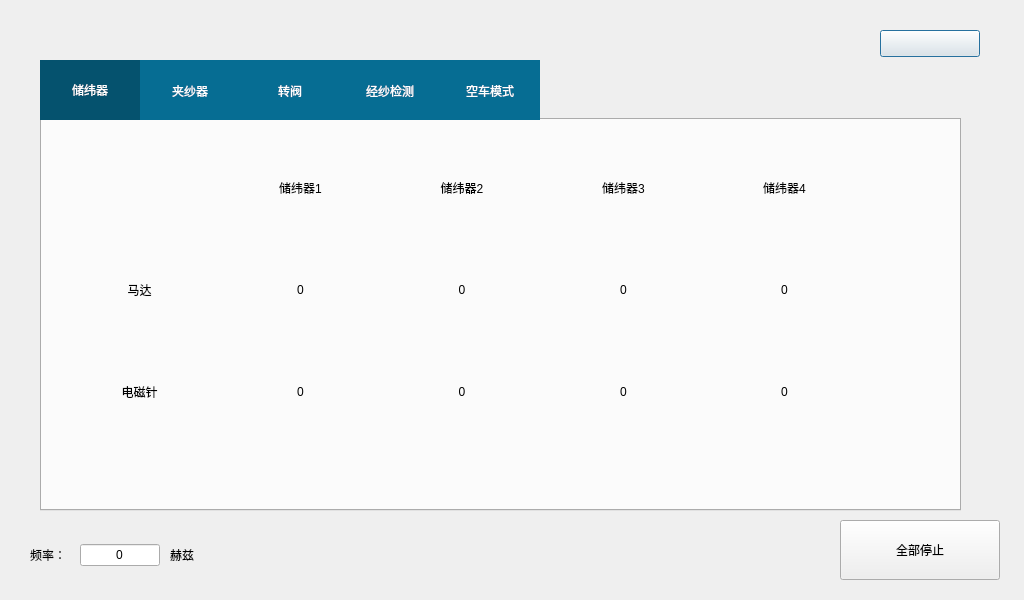
<?xml version="1.0" encoding="UTF-8"?>
<ui version="4.0">
 <class>TestFunction</class>
 <widget class="QDialog" name="TestFunction">
  <property name="geometry">
   <rect>
    <x>0</x>
    <y>0</y>
    <width>1024</width>
    <height>600</height>
   </rect>
  </property>
  <property name="windowTitle">
   <string>Dialog</string>
  </property>
  <widget class="QPushButton" name="pb_back">
   <property name="geometry">
    <rect>
     <x>880</x>
     <y>30</y>
     <width>100</width>
     <height>27</height>
    </rect>
   </property>
   <property name="text">
    <string/>
   </property>
  </widget>
  <widget class="QTabWidget" name="tabWidget">
   <property name="geometry">
    <rect>
     <x>40</x>
     <y>60</y>
     <width>921</width>
     <height>451</height>
    </rect>
   </property>
   <property name="styleSheet">
    <string notr="true">QTabBar::tab{min-height:60px;min-width:100px}
QTabBar::tab{background-color:#066d93;color:white}
QTabBar::tab::selected{background-color:#05526e;color:white}</string>
   </property>
   <property name="currentIndex">
    <number>0</number>
   </property>
   <widget class="QWidget" name="tab_1">
    <attribute name="title">
     <string>储纬器</string>
    </attribute>
    <widget class="QWidget" name="widget_t1" native="true">
     <property name="geometry">
      <rect>
       <x>20</x>
       <y>20</y>
       <width>800</width>
       <height>300</height>
      </rect>
     </property>
     <layout class="QGridLayout" name="gridLayout">
      <item row="0" column="1">
       <widget class="QLabel" name="label_3">
        <property name="text">
         <string>储纬器1</string>
        </property>
        <property name="alignment">
         <set>Qt::AlignCenter</set>
        </property>
       </widget>
      </item>
      <item row="0" column="2">
       <widget class="QLabel" name="label_4">
        <property name="text">
         <string>储纬器2</string>
        </property>
        <property name="alignment">
         <set>Qt::AlignCenter</set>
        </property>
       </widget>
      </item>
      <item row="0" column="3">
       <widget class="QLabel" name="label_5">
        <property name="text">
         <string>储纬器3</string>
        </property>
        <property name="alignment">
         <set>Qt::AlignCenter</set>
        </property>
       </widget>
      </item>
      <item row="0" column="4">
       <widget class="QLabel" name="label_6">
        <property name="text">
         <string>储纬器4</string>
        </property>
        <property name="alignment">
         <set>Qt::AlignCenter</set>
        </property>
       </widget>
      </item>
      <item row="1" column="0">
       <widget class="QLabel" name="label_7">
        <property name="text">
         <string>马达</string>
        </property>
        <property name="alignment">
         <set>Qt::AlignCenter</set>
        </property>
       </widget>
      </item>
      <item row="2" column="0">
       <widget class="QLabel" name="label_8">
        <property name="text">
         <string>电磁针</string>
        </property>
        <property name="alignment">
         <set>Qt::AlignCenter</set>
        </property>
       </widget>
      </item>
      <item row="1" column="1">
       <widget class="QLabel" name="label_111">
        <property name="text">
         <string>0</string>
        </property>
        <property name="alignment">
         <set>Qt::AlignCenter</set>
        </property>
       </widget>
      </item>
      <item row="1" column="2">
       <widget class="QLabel" name="label_121">
        <property name="text">
         <string>0</string>
        </property>
        <property name="alignment">
         <set>Qt::AlignCenter</set>
        </property>
       </widget>
      </item>
      <item row="1" column="3">
       <widget class="QLabel" name="label_131">
        <property name="text">
         <string>0</string>
        </property>
        <property name="alignment">
         <set>Qt::AlignCenter</set>
        </property>
       </widget>
      </item>
      <item row="1" column="4">
       <widget class="QLabel" name="label_141">
        <property name="text">
         <string>0</string>
        </property>
        <property name="alignment">
         <set>Qt::AlignCenter</set>
        </property>
       </widget>
      </item>
      <item row="2" column="1">
       <widget class="QLabel" name="label_112">
        <property name="text">
         <string>0</string>
        </property>
        <property name="alignment">
         <set>Qt::AlignCenter</set>
        </property>
       </widget>
      </item>
      <item row="2" column="2">
       <widget class="QLabel" name="label_122">
        <property name="text">
         <string>0</string>
        </property>
        <property name="alignment">
         <set>Qt::AlignCenter</set>
        </property>
       </widget>
      </item>
      <item row="2" column="3">
       <widget class="QLabel" name="label_132">
        <property name="text">
         <string>0</string>
        </property>
        <property name="alignment">
         <set>Qt::AlignCenter</set>
        </property>
       </widget>
      </item>
      <item row="2" column="4">
       <widget class="QLabel" name="label_142">
        <property name="text">
         <string>0</string>
        </property>
        <property name="alignment">
         <set>Qt::AlignCenter</set>
        </property>
       </widget>
      </item>
     </layout>
    </widget>
   </widget>
   <widget class="QWidget" name="tab_2">
    <attribute name="title">
     <string>夹纱器</string>
    </attribute>
    <widget class="QWidget" name="widget_t2" native="true">
     <property name="geometry">
      <rect>
       <x>90</x>
       <y>40</y>
       <width>300</width>
       <height>300</height>
      </rect>
     </property>
     <layout class="QGridLayout" name="gridLayout_2">
      <item row="0" column="0">
       <widget class="QLabel" name="label_9">
        <property name="text">
         <string>夹纱器1：</string>
        </property>
        <property name="alignment">
         <set>Qt::AlignCenter</set>
        </property>
       </widget>
      </item>
      <item row="0" column="1">
       <widget class="QLabel" name="label_201">
        <property name="text">
         <string>0</string>
        </property>
        <property name="alignment">
         <set>Qt::AlignCenter</set>
        </property>
       </widget>
      </item>
      <item row="1" column="0">
       <widget class="QLabel" name="label_10">
        <property name="text">
         <string>夹纱器2：</string>
        </property>
        <property name="alignment">
         <set>Qt::AlignCenter</set>
        </property>
       </widget>
      </item>
      <item row="1" column="1">
       <widget class="QLabel" name="label_202">
        <property name="text">
         <string>0</string>
        </property>
        <property name="alignment">
         <set>Qt::AlignCenter</set>
        </property>
       </widget>
      </item>
      <item row="2" column="0">
       <widget class="QLabel" name="label_11">
        <property name="text">
         <string>夹纱器3：</string>
        </property>
        <property name="alignment">
         <set>Qt::AlignCenter</set>
        </property>
       </widget>
      </item>
      <item row="2" column="1">
       <widget class="QLabel" name="label_203">
        <property name="text">
         <string>0</string>
        </property>
        <property name="alignment">
         <set>Qt::AlignCenter</set>
        </property>
       </widget>
      </item>
      <item row="3" column="0">
       <widget class="QLabel" name="label_13">
        <property name="text">
         <string>夹纱器4：</string>
        </property>
        <property name="alignment">
         <set>Qt::AlignCenter</set>
        </property>
       </widget>
      </item>
      <item row="3" column="1">
       <widget class="QLabel" name="label_204">
        <property name="text">
         <string>0</string>
        </property>
        <property name="alignment">
         <set>Qt::AlignCenter</set>
        </property>
       </widget>
      </item>
     </layout>
    </widget>
   </widget>
   <widget class="QWidget" name="tab_3">
    <attribute name="title">
     <string>转阀</string>
    </attribute>
    <widget class="QWidget" name="widget_t3" native="true">
     <property name="geometry">
      <rect>
       <x>90</x>
       <y>40</y>
       <width>300</width>
       <height>300</height>
      </rect>
     </property>
     <layout class="QGridLayout" name="gridLayout_3">
      <item row="0" column="0">
       <widget class="QLabel" name="label_12">
        <property name="text">
         <string>转阀1：</string>
        </property>
        <property name="alignment">
         <set>Qt::AlignCenter</set>
        </property>
       </widget>
      </item>
      <item row="0" column="1">
       <widget class="QLabel" name="label_301">
        <property name="text">
         <string>0</string>
        </property>
        <property name="alignment">
         <set>Qt::AlignCenter</set>
        </property>
       </widget>
      </item>
      <item row="1" column="0">
       <widget class="QLabel" name="label_14">
        <property name="text">
         <string>转阀2：</string>
        </property>
        <property name="alignment">
         <set>Qt::AlignCenter</set>
        </property>
       </widget>
      </item>
      <item row="1" column="1">
       <widget class="QLabel" name="label_302">
        <property name="text">
         <string>0</string>
        </property>
        <property name="alignment">
         <set>Qt::AlignCenter</set>
        </property>
       </widget>
      </item>
      <item row="2" column="0">
       <widget class="QLabel" name="label_15">
        <property name="text">
         <string>转阀3：</string>
        </property>
        <property name="alignment">
         <set>Qt::AlignCenter</set>
        </property>
       </widget>
      </item>
      <item row="2" column="1">
       <widget class="QLabel" name="label_303">
        <property name="text">
         <string>0</string>
        </property>
        <property name="alignment">
         <set>Qt::AlignCenter</set>
        </property>
       </widget>
      </item>
      <item row="3" column="0">
       <widget class="QLabel" name="label_16">
        <property name="text">
         <string>转阀4：</string>
        </property>
        <property name="alignment">
         <set>Qt::AlignCenter</set>
        </property>
       </widget>
      </item>
      <item row="3" column="1">
       <widget class="QLabel" name="label_304">
        <property name="text">
         <string>0</string>
        </property>
        <property name="alignment">
         <set>Qt::AlignCenter</set>
        </property>
       </widget>
      </item>
     </layout>
    </widget>
   </widget>
   <widget class="QWidget" name="tab_4">
    <attribute name="title">
     <string>经纱检测</string>
    </attribute>
    <widget class="QWidget" name="widget_t4" native="true">
     <property name="geometry">
      <rect>
       <x>140</x>
       <y>20</y>
       <width>361</width>
       <height>341</height>
      </rect>
     </property>
     <layout class="QGridLayout" name="gridLayout_4">
      <item row="5" column="0">
       <widget class="QLabel" name="label_311">
        <property name="text">
         <string>0</string>
        </property>
        <property name="alignment">
         <set>Qt::AlignCenter</set>
        </property>
       </widget>
      </item>
      <item row="3" column="1">
       <widget class="QLabel" name="label_308">
        <property name="text">
         <string>0</string>
        </property>
        <property name="alignment">
         <set>Qt::AlignCenter</set>
        </property>
       </widget>
      </item>
      <item row="4" column="0">
       <widget class="QLabel" name="label_309">
        <property name="text">
         <string>0</string>
        </property>
        <property name="alignment">
         <set>Qt::AlignCenter</set>
        </property>
       </widget>
      </item>
      <item row="2" column="1">
       <widget class="QLabel" name="label_307">
        <property name="text">
         <string>0</string>
        </property>
        <property name="alignment">
         <set>Qt::AlignCenter</set>
        </property>
       </widget>
      </item>
      <item row="0" column="0">
       <widget class="QLabel" name="label_17">
        <property name="text">
         <string>0</string>
        </property>
        <property name="alignment">
         <set>Qt::AlignCenter</set>
        </property>
       </widget>
      </item>
      <item row="5" column="1">
       <widget class="QLabel" name="label_312">
        <property name="text">
         <string>0</string>
        </property>
        <property name="alignment">
         <set>Qt::AlignCenter</set>
        </property>
       </widget>
      </item>
      <item row="2" column="0">
       <widget class="QLabel" name="label_19">
        <property name="text">
         <string>0</string>
        </property>
        <property name="alignment">
         <set>Qt::AlignCenter</set>
        </property>
       </widget>
      </item>
      <item row="0" column="1">
       <widget class="QLabel" name="label_305">
        <property name="text">
         <string>0</string>
        </property>
        <property name="alignment">
         <set>Qt::AlignCenter</set>
        </property>
       </widget>
      </item>
      <item row="1" column="0">
       <widget class="QLabel" name="label_18">
        <property name="text">
         <string>0</string>
        </property>
        <property name="alignment">
         <set>Qt::AlignCenter</set>
        </property>
       </widget>
      </item>
      <item row="1" column="1">
       <widget class="QLabel" name="label_306">
        <property name="text">
         <string>0</string>
        </property>
        <property name="alignment">
         <set>Qt::AlignCenter</set>
        </property>
       </widget>
      </item>
      <item row="3" column="0">
       <widget class="QLabel" name="label_20">
        <property name="text">
         <string>0</string>
        </property>
        <property name="alignment">
         <set>Qt::AlignCenter</set>
        </property>
       </widget>
      </item>
      <item row="4" column="1">
       <widget class="QLabel" name="label_310">
        <property name="text">
         <string>0</string>
        </property>
        <property name="alignment">
         <set>Qt::AlignCenter</set>
        </property>
       </widget>
      </item>
      <item row="6" column="0">
       <widget class="QLabel" name="label_313">
        <property name="text">
         <string>0</string>
        </property>
        <property name="alignment">
         <set>Qt::AlignCenter</set>
        </property>
       </widget>
      </item>
      <item row="6" column="1">
       <widget class="QLabel" name="label_314">
        <property name="text">
         <string>0</string>
        </property>
        <property name="alignment">
         <set>Qt::AlignCenter</set>
        </property>
       </widget>
      </item>
     </layout>
    </widget>
   </widget>
   <widget class="QWidget" name="tab">
    <attribute name="title">
     <string>空车模式</string>
    </attribute>
   </widget>
  </widget>
  <widget class="QPushButton" name="pb_allStop">
   <property name="geometry">
    <rect>
     <x>840</x>
     <y>520</y>
     <width>160</width>
     <height>60</height>
    </rect>
   </property>
   <property name="text">
    <string>全部停止</string>
   </property>
  </widget>
  <widget class="QWidget" name="frequence_widget" native="true">
   <property name="geometry">
    <rect>
     <x>30</x>
     <y>530</y>
     <width>180</width>
     <height>50</height>
    </rect>
   </property>
   <layout class="QHBoxLayout" name="horizontalLayout" stretch="1,2,1">
    <property name="spacing">
     <number>10</number>
    </property>
    <property name="leftMargin">
     <number>0</number>
    </property>
    <property name="topMargin">
     <number>0</number>
    </property>
    <property name="rightMargin">
     <number>0</number>
    </property>
    <property name="bottomMargin">
     <number>0</number>
    </property>
    <item>
     <widget class="QLabel" name="label">
      <property name="text">
       <string>频率：</string>
      </property>
     </widget>
    </item>
    <item>
     <widget class="QLineEdit" name="lineEdit_frequency">
      <property name="sizePolicy">
       <sizepolicy hsizetype="Preferred" vsizetype="Fixed">
        <horstretch>0</horstretch>
        <verstretch>40</verstretch>
       </sizepolicy>
      </property>
      <property name="text">
       <string>0</string>
      </property>
      <property name="alignment">
       <set>Qt::AlignCenter</set>
      </property>
     </widget>
    </item>
    <item>
     <widget class="QLabel" name="label_2">
      <property name="text">
       <string>赫兹</string>
      </property>
     </widget>
    </item>
   </layout>
  </widget>
 </widget>
 <resources/>
 <connections/>
</ui>
